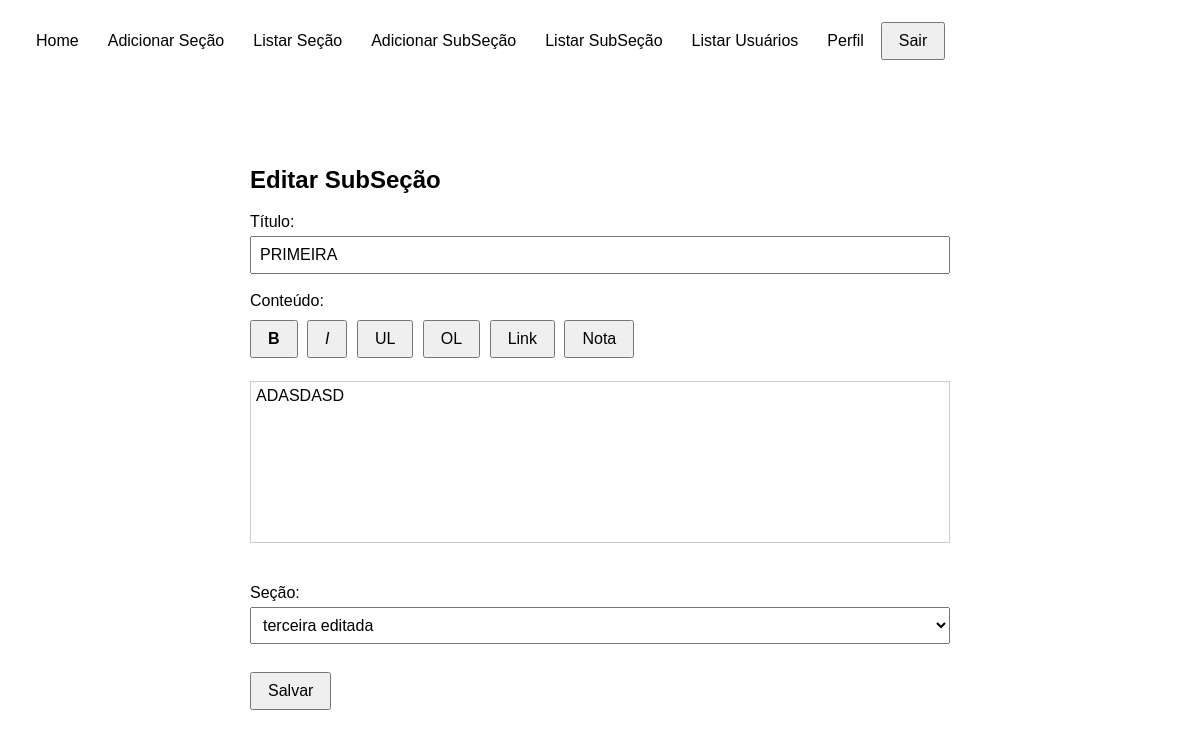
Page /View/SubSecaoEditar.php?id=46 (signed in) on the committed database.
### tables this page shows
CREATE TABLE `subsecoes` (
  `id` int(11) NOT NULL,
  `titulo` varchar(255) NOT NULL,
  `conteudo` text NOT NULL,
  `id_autor` int(11) NOT NULL,
  `id_secao` int(11) NOT NULL,
  `data_publicacao` timestamp NOT NULL DEFAULT current_timestamp(),
  `data_atualizacao` timestamp NOT NULL DEFAULT current_timestamp() ON UPDATE current_timestamp(),
  `ordem` int(11) DEFAULT 0
);

CREATE TABLE `secoes` (
  `id` int(11) NOT NULL,
  `nome` varchar(255) NOT NULL,
  `descricao` text DEFAULT NULL,
  `ordem` int(11) NOT NULL DEFAULT 0
);

### Conexao/ConexaoConfig.php (called while the page is built, shortened)
<?php
class ConexaoConfig {
	private $sgbd;
	private $host;
	private $bd;
	private $usuario;
	private $senha;
	public function __construct(){
		$iniFile = parse_ini_file(__DIR__ . "/config.ini");
		$this->sgbd = $iniFile["sgbd"];
		$this->host = $iniFile["host"];
		$this->bd = $iniFile["bd"];
		$this->usuario = $iniFile["usuario"];
		$this->senha = $iniFile["senha"];
	}
	public function getSgbd() {
		return $this->sgbd;
	}
	public function getHost() {
		return $this->host;
	}
	public function getBd() {
		return $this->bd;
	}
	public function getUsuario() {
		return $this->usuario;
	}
	public function getSenha() {
		return $this->senha;
	}
}

### Conexao/Conexao.php (called while the page is built, shortened)
<?php
include_once 'ConexaoConfig.php';
class Conexao {
    private static $conexao;
    public static function getConexao() {
    	$config = new ConexaoConfig();
    	if (!isset(self::$conexao)) {
    		self::$conexao = new PDO($config->getSgbd().":host=".$config->getHost()."; dbname=".$config->getBd().";", $config->getUsuario(), $config->getSenha());
    		self::$conexao->setAttribute(PDO::ATTR_ERRMODE, PDO::ERRMODE_EXCEPTION);
    	}
    	return self::$conexao;
    }
}
?>

### Controller/SubSecaoDAO.php (called while the page is built, shortened)
<?php
include_once __DIR__ . '/../Conexao/Conexao.php';
class SubSecaoDAO
{
    private $conexao;
    public function __construct()
    {
        $this->conexao = Conexao::getConexao();
    }
    public function buscaSecao()
    {
        $stmt = $this->conexao->prepare("SELECT id, nome FROM secoes");
        $stmt->execute();
        return $stmt->fetchAll(PDO::FETCH_ASSOC);
    }
    public function buscarSubSecaoPorId($id)
{
    $stmt = $this->conexao->prepare('SELECT * FROM subsecoes WHERE id = :id');
    $stmt->bindValue(':id', $id, PDO::PARAM_INT);
    $stmt->execute();
    return $stmt->fetch(PDO::FETCH_ASSOC);
}
}

### View/SubSecaoEditar.php (the view, shortened to what this page needs)
<?php
require_once __DIR__ . '/../Controller/SubSecaoDAO.php';
$subSecaoDAO = new SubSecaoDAO();
$subSecao = null;
$id = isset($_GET['id']) ? (int) $_GET['id'] : 0;
if ($id) {
    $subSecao = $subSecaoDAO->buscarSubSecaoPorId($id);
}
$secoes = $subSecaoDAO->buscaSecao();
?>
<!DOCTYPE html>
<html lang="pt-br">
<head>
    <link rel="stylesheet" href="../Css/editaSubSecao.css">
</head>
<body>
<?php include 'header.php'; ?>
<?php if ($subSecao): ?>
<form method="post" onsubmit="document.getElementById('conteudo_html').value = document.getElementById('editor').innerHTML;">
    <h2>Editar SubSeção</h2>
    <label for="titulo">Título:</label><br>
    <input type="text" name="titulo" id="titulo" value="<?= htmlspecialchars($subSecao['titulo']) ?>" required><br><br>
    <label for="conteudo">Conteúdo:</label><br>
    <div class="editor-buttons">
        <button type="button" onclick="execCommand('bold')"><b>B</b></button>
        <button type="button" onclick="execCommand('italic')"><i>I</i></button>
        <button type="button" onclick="execCommand('insertUnorderedList')">UL</button>
        <button type="button" onclick="execCommand('insertOrderedList')">OL</button>
        <button type="button" onclick="insertLink()">Link</button>
        <button type="button" onclick="insertNota()">Nota</button>
    </div><br>
    <div id="editor" contenteditable="true"><?= $subSecao['conteudo'] ?></div>
    <input type="hidden" name="conteudo_html" id="conteudo_html"><br><br>
    <label for="id_secao">Seção:</label><br>
    <select name="id_secao" id="id_secao" required>
        <?php foreach ($secoes as $secao): ?>
            <option value="<?= $secao['id'] ?>" <?= ($secao['id'] == $subSecao['id_secao']) ? 'selected' : '' ?>>
                <?= htmlspecialchars($secao['nome']) ?>
            </option>
        <?php endforeach; ?>
    </select><br><br>
    <button type="submit">Salvar</button>
</form>
<?php elseif ($titulo): ?>
<p>SubSeção não encontrada.</p>
<?php endif; ?>
</body>
</html>

### Css/editaSubSecao.css (style rules this page uses)
body { display: flex; justify-content: center; align-items: flex-start; flex-direction: column; min-height: 100vh; font-family: Arial, sans-serif; padding: 20px; }
form { max-width: 700px; width: 100%; margin: 0 auto; }
input[type="text"], select, textarea { width: 100%; padding: 8px; font-size: 1rem; box-sizing: border-box; margin-top: 5px; }
button { padding: 8px 16px; font-size: 1rem; margin-top: 10px; }
form div { margin-bottom: 5px; }

### View/SubSecaoEditar.php (style rules this page uses)
#editor { border: 1px solid #ccc; padding: 5px; min-height: 150px; }
.editor-buttons button { margin-right: 5px; cursor: pointer; }

### rows in the picture
subsecoes: titulo "PRIMEIRA", conteudo "ADASDASD", id_secao "terceira editada"
